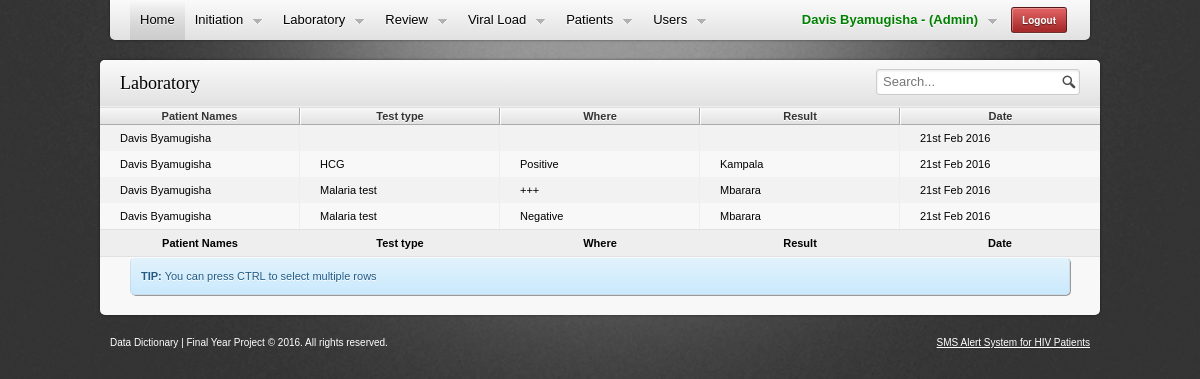
The app's page /view_lab.php (signed in) with its own data.
### tables this page shows
CREATE TABLE IF NOT EXISTS `laboratory` (
  `Laboratory_Id` int(11) NOT NULL AUTO_INCREMENT,
  `Test_Type` varchar(45) DEFAULT NULL,
  `Where` varchar(45) DEFAULT NULL,
  `Result` varchar(45) DEFAULT NULL,
  `Patient_Id` int(11) DEFAULT NULL,
  `Created_At` timestamp NULL DEFAULT CURRENT_TIMESTAMP,
  PRIMARY KEY (`Laboratory_Id`)
);

CREATE TABLE IF NOT EXISTS `patients` (
  `Patient_Id` int(11) NOT NULL AUTO_INCREMENT,
  `First_Name` varchar(60) NOT NULL,
  `Last_Name` varchar(60) NOT NULL,
  `Sex` varchar(3) NOT NULL,
  `Phone` varchar(45) NOT NULL,
  `Date_Of_Birth` date NOT NULL,
  `District` varchar(45) NOT NULL,
  `Subcounty` varchar(45) NOT NULL,
  `Parish` varchar(45) NOT NULL,
  `Village` varchar(45) NOT NULL,
  `Care_Entry_Point` varchar(60) NOT NULL,
  `Treatment_Supporter` varchar(60) NOT NULL,
  `Created_At` timestamp NOT NULL DEFAULT CURRENT_TIMESTAMP,
  PRIMARY KEY (`Patient_Id`)
);

### init.php (called while the page is built, shortened)
    <?php
function streamline_date($date) {
    $create_date = date_create($date);
    $new_date = date_format($create_date, 'jS M Y');
    return $new_date;
}
function get_full_name($current_id, $id_column, $name_column, $name_column2, $table) {
    $row = mysql_query("select $id_column,$name_column,$name_column2 from $table where $id_column='$current_id'");
    $row = mysql_fetch_array($row);
    $name = $row[1] . "  " . $row[2];
    return $name;
}

### view_lab.php (the view, shortened to what this page needs)
<!DOCTYPE html>
<html lang="en">
    <head>
        <link rel="stylesheet" media="screen" href="css/reset.css" />
        <link rel="stylesheet" media="screen" href="css/grid.css" />
        <link rel="stylesheet" media="screen" href="css/style.css" />
        <link rel="stylesheet" media="screen" href="css/messages.css" />
        <link rel="stylesheet" media="screen" href="css/forms.css" />
        <link rel="stylesheet" media="screen" href="css/tables.css" />
        <meta http-equiv="Content-Type" content="text/html; charset=utf-8" /></head>
    <body>
        <div id="wrapper">
            <?php
            include("includes/header_menu.php");
            ?>
            <section>
                <div class="container_8 clearfix">
                    <div class="main-content">
                        <header>
                            <input type="text" class="search fr" placeholder="Search..." />
                            <h2>Laboratory</h2>
                        </header>
                        <section class="with-table">
                            <table class="datatable tablesort selectable paginate full">
                                <thead>
                                    <tr>
                                        <th>Patient Names</th>
                                        <th>Test type</th>
                                        <th>Where</th>
                                        <th>Result</th>
                                        <th>Date</th>
                                    </tr>
                                </thead>
                                <tfoot>
                                    <tr>
                                        <th>Patient Names</th>
                                        <th>Test type</th>
                                        <th>Where</th>
                                        <th>Result</th>
                                        <th>Date</th>
                                    </tr>
                                </tfoot>
                                <tbody>
                                    <?php
                                    include 'init.php';
                                    $query = mysql_query("select * from laboratory order by Laboratory_Id desc");
                                    while ($row = mysql_fetch_assoc($query)) {
                                        ?>
                                        <tr>
                                            <td><?php echo get_full_name($row['Patient_Id'], "Patient_Id", "First_Name", "Last_name", "patients"); ?></td>
                                            <td><?php echo $row['Test_Type'] ?></td>
                                            <td><?php echo $row["Result"] ?></td>
                                            <td><?php echo $row['Where'] ?></td>
                                            <td><?php echo streamline_date($row['Created_At']); ?></td>
                                        </tr>
                                        <?php
                                    }
                                    ?>
                                </tbody>
                            </table>
                            <div class="container_6 clearfix">
                                <div class="grid_6">
                                    <div class="message info"><b>TIP:</b> You can press CTRL to select multiple rows</div>
                                </div>
                            </div>
                        </section>
                    </div>
            </section>
        </div>
<?php include("includes/footer.php"); ?>
</body>
</html>

### includes/header_menu.php (shortened to what this page needs)
<?php
$user_type_session = $_SESSION['user_type'];
?>
<header>
    <div class="clearfix">
        <nav>
            <ul class="clearfix">
                <li class="active"><a href="home.php">Home</a></li>
                <?php if ($user_type_session == "Admin" || $user_type_session == "Doctor"): ?>
                    <li><a href="#" class="arrow-down">Initiation</a>
                    </li>
                <?php endif; ?>
                <?php if ($user_type_session == "Admin" || $user_type_session == "Lab Technician"): ?>
                    <li><a href="#" class="arrow-down">Laboratory</a>
                    </li>
                <?php endif; ?>
                <?php if ($user_type_session == "Admin" || $user_type_session == "Doctor"): ?>
                    <li><a href="#" class="arrow-down">Review</a>
                    </li>
                <?php endif; ?>
                <?php if ($user_type_session == "Admin" || $user_type_session == "Lab Technician"): ?>
                    <li><a href="#" class="arrow-down">Viral Load</a>
                    </li>
                <?php endif; ?>
                <?php if ($user_type_session == "Admin" || $user_type_session == "Receptionist"): ?>
                    <li><a href="#" class="arrow-down">Patients</a>
                    </li>
                <?php endif; ?>
                <?php if ($user_type_session == "Admin"): ?>
                    <li><a href="#" class="arrow-down">Users</a>
                    </li>
                <?php endif; ?>
                <li class="fr action">
                    <a href="process.php?action=logout" class="button button-red" rel="#overlay">Logout</a>
                </li>
                <li class="fr"><a href="#" class="arrow-down" style="color: green; font-weight: bold">
                        <?php echo $_SESSION['full_names'] . " - (" . $_SESSION['user_type'] . ")"; ?>
                    </a>
                </li>
            </ul>
        </nav>
    </div>
</header>

### includes/footer.php (shortened to what this page needs)
<footer>
    <div id="footer-inner" class="container_8 clearfix">
        <div class="grid_8">
            <span class="fr"><a href="#">SMS Alert System for HIV Patients</a></span>Data Dictionary  | Final Year Project &copy; 2016. All rights reserved.
        </div>
    </div>
</footer>

### css/grid.css (style rules this page uses)
.container_8 { margin-left: auto; margin-right: auto; width: 1000px; }
.grid_1, .grid_2, .grid_3, .grid_4, .grid_5, .grid_6, .grid_7, .grid_8 { display:inline; float: left; position: relative; margin-left: 10px; margin-right: 10px; }
.container_8 .grid_6 { width:730px; }
.container_8 .grid_8 { width:980px; }
.container_6 { margin-left: auto; margin-right: auto; width: 960px; }
.grid_1, .grid_2, .grid_3, .grid_4, .grid_5, .grid_6 { display:inline; float: left; position: relative; margin-left: 10px; margin-right: 10px; }
.container_6 .grid_6 { width:940px; }
.clearfix:after { visibility: hidden; display: block; font-size: 0; content: " "; clear: both; height: 0; }

### css/messages.css (style rules this page uses)
.message { border-top:1px solid #fff!important;border-top:1px solid rgba(255,255,255,0.9)!important;border-left:1px solid #fff!important;border-left:1px solid rgba(100,100,100,0.1)!important;padding:10px;-moz-border-radius:5px;-webkit-border-radius:5px;-khtml-border-radius:5px;border-radius:5px;margin-bottom:10px;-moz-box-shadow:1px 1px 0 #999;-webkit-box-shadow:1px 1px 0 #999;box-shadow:1px 1px 0 #999;position:relative; }
.message.info { border:1px solid #cadcea;background:#e1f2fc;background:-webkit-gradient(linear,left top,left bottom,from(#e1f2fc),to(#cae9fd));background:-moz-linear-gradient(top,#e1f2fc,#cae9fd);-pie-background:linear-gradient(top,#e1f2fc,#cae9fd);color:#225b86;text-shadow:0 1px 0 #fff; }

### css/forms.css (style rules this page uses)
.button { -moz-border-radius: 3px; -webkit-border-radius: 3px; -khtml-border-radius: 3px; border-radius: 3px; -moz-box-shadow:inset 1px 1px 0 rgba(255,255,255,0.3); -webkit-box-shadow:inset 1px 1px 0 rgba(255,255,255,0.3); box-shadow:inset 1px 1px 0 rgba(255,255,255,0.3); -moz-box-sizing: border-box !important; cursor: pointer; display: inline-block; font: 13px/100% 'Lucida Grande', 'Lucida Sans Unicode', 'Helvetica Neue', Helvetica, Arial, Verdana, sans-serif; line-height: 16px; outline: none !important; padding: 4px 10px; position: relative; text-align: center; text-decoration: none; white-space: nowrap; }
.button-red { background-color: #C44747; background: -moz-linear-gradient(top, #DD5F5F 10%, #A92C2C 90%); background: -webkit-gradient(linear, left top, left bottom, color-stop(0.1, #DD5F5F), color-stop(0.9, #A92C2C)); -pie-background: linear-gradient(top, #DD5F5F 10%, #A92C2C 90%); border: 1px solid #A92C2C; color: #fef4e9; text-shadow: 0 1px 1px rgba(0,0,0,0.25); }
input, textarea, select { outline: none; }
input { position: relative; }
.ui-select, .ui-select .ui-select-value, textarea, input[type=text], input[type=password], input[type=email], input[type=url], input[type=date], input[type=number], input[type=time], input[type=date], .ui-date, .ui-file { background-color: #fff; -moz-border-radius: 3px; -webkit-border-radius: 3px; -khtml-border-radius: 3px; border-radius: 3px; border: 1px solid #ccc; padding: 4px 6px; -moz-box-shadow: inset 0 1px 3px rgba(0,0,0,0.1); -webkit-box-shadow: inset 0 1px 3px rgba(0,0,0,0.1); box-shadow: inset 0 1px 3px rgba(0,0,0,0.1); font: 13px/16px Arial, sans-serif !important; }
input.search { background: #fff url(../images/search.png) no-repeat right center; padding-right: 20px !important; }

### css/tables.css (style rules this page uses)
.main-content>section.with-table { padding:0 0 10px 0;margin-top:1px; }
table.full { width:100%; }
table.datatable { border:1px solid #ccc;border-collapse:separate;border-spacing:0; }
.main-content>section.with-table>table { border:none; }
table.datatable>thead>tr>th { background:#f7f7f7;background:-webkit-gradient(linear,left top,left bottom,from(#f7f7f7),to(#e1e1e1));background:-moz-linear-gradient(top,#f7f7f7,#e1e1e1);-pie-background:linear-gradient(top,#f7f7f7,#e1e1e1);border-bottom:1px solid #aaa;color:#333;text-shadow:0 1px 0 #fff;position:relative; }
table.datatable>thead>tr>th:not(:last-child) { border-right:1px solid #aaa; }
table.datatable>thead>tr>th:not(:first-child) { border-left:1px solid #fff; }
table.datatable>tbody>tr>th,table.datatable>tbody>tr>td { padding:5px 20px;vertical-align:middle; }
table.datatable>tbody>tr:nth-child(odd)>td { background:#f2f2f2; }
table.datatable>tbody>tr>td:not(:last-child) { border-right:1px solid #eee; }
table.datatable.tablesort { table-layout:fixed; }
table.datatable.tablesort>thead>tr>th { padding:0; }
table.datatable>tfoot>tr>th,table.datatable>tfoot>tr>td { border-top:1px solid #e1e1e1;background:#eee;padding:5px 20px; }
.main-content>section.with-table table.datatable>tfoot>tr>th,.main-content>section.with-table table.datatable>tfoot>tr>td { border-bottom:1px solid #e1e1e1; }

### records on screen
laboratory: Patient_Id.Last_Name "Davis Byamugisha", Created_At "21st Feb 2016"
laboratory: Patient_Id.Last_Name "Davis Byamugisha", Test_Type "HCG", Result "Positive", Where "Kampala", Created_At "21st Feb 2016"
laboratory: Patient_Id.Last_Name "Davis Byamugisha", Test_Type "Malaria test", Result "+++", Where "Mbarara", Created_At "21st Feb 2016"
laboratory: Patient_Id.Last_Name "Davis Byamugisha", Test_Type "Malaria test", Result "Negative", Where "Mbarara", Created_At "21st Feb 2016"

### other values on screen
$_SESSION['full_names'] "Davis Byamugisha"
$_SESSION['user_type'] "Admin"
